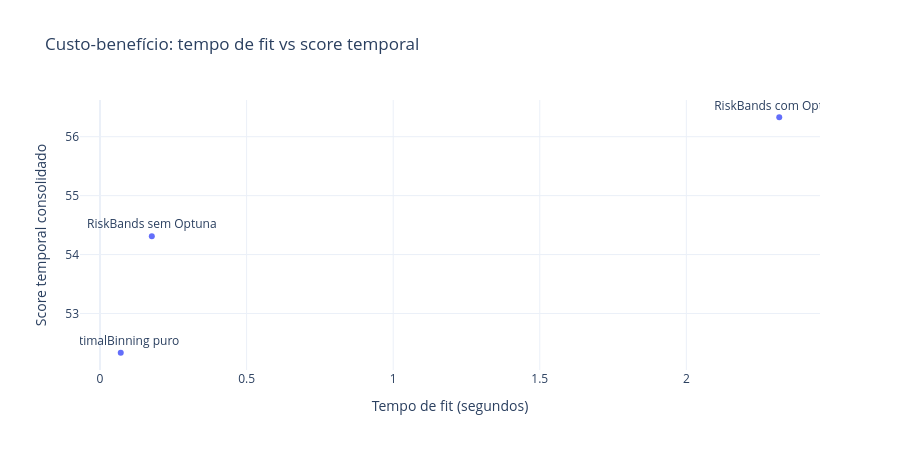

Source (notebook cell):
### Markdown cell above
## 14. Custo-benefício: ganho temporal vs tempo de processamento

Este gráfico ajuda a responder:

- o ganho do RiskBands é material?
- a busca com Optuna trouxe melhora relevante?
- o tempo adicional compensou?

### Code cell
cost_benefit_fig = go.Figure()

cost_benefit_fig.add_trace(
    go.Scatter(
        x=comparison_df["fit_time_sec"],
        y=comparison_df["temporal_score"],
        mode="markers+text",
        text=comparison_df["method"],
        textposition="top center",
        name="métodos"
    )
)

cost_benefit_fig.update_layout(
    template="plotly_white",
    height=450,
    title="Custo-benefício: tempo de fit vs score temporal",
    xaxis_title="Tempo de fit (segundos)",
    yaxis_title="Score temporal consolidado"
)

cost_benefit_fig.show()

### Figure 1 — Plotly figure (JSON) as saved in the notebook; plotly's stock layout.template omitted (floating-point values rounded to 4 significant figures)
{"data": [{"mode": "markers+text", "name": "métodos", "text": ["RiskBands com Optuna", "RiskBands sem Optuna", "OptimalBinning puro"], "textposition": "top center", "type": "scatter", "x": [2.317, 0.1767, 0.07067], "y": [56.33, 54.31, 52.33]}], "layout": {"height": 450, "title": {"text": "Custo-benefício: tempo de fit vs score temporal"}, "xaxis": {"title": {"text": "Tempo de fit (segundos)"}}, "yaxis": {"title": {"text": "Score temporal consolidado"}}}}
